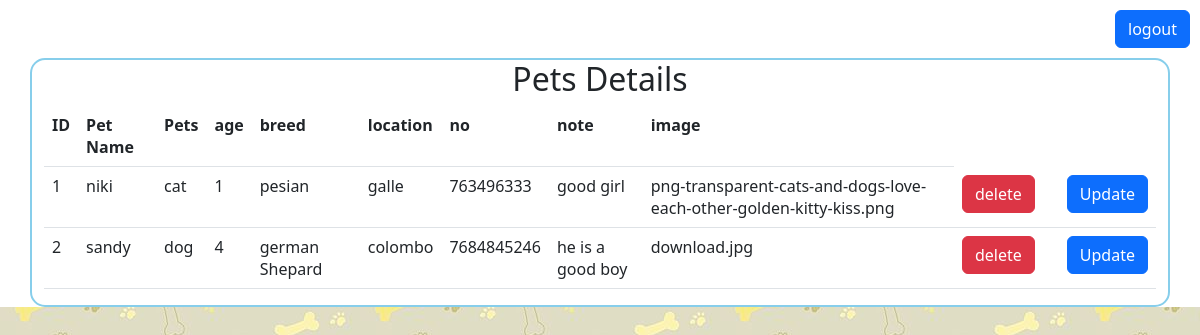
The page /user_dashboard.php on the database its author committed.
### tables this page shows
CREATE TABLE `shelter_form` (
  `petname` varchar(80) NOT NULL,
  `age` int NOT NULL,
  `pets` varchar(10) NOT NULL,
  `breed` varchar(80) NOT NULL,
  `location` varchar(50) NOT NULL,
  `no` bigint DEFAULT NULL,
  `note` text,
  `image` varchar(250) NOT NULL,
  `id` int NOT NULL AUTO_INCREMENT,
  PRIMARY KEY (`id`)
);

### user_dashboard.php (the view, shortened to what this page needs)
<?php
include "connect.php";
$sql = "SELECT * FROM shelter_form ";
$result = mysqli_query($conn,$sql);
?>
<html>
	<head>
		<link rel="stylesheet" href="https://cdn.jsdelivr.net/npm/bootstrap@5.2.0-beta1/dist/css/bootstrap.min.css">
	</head>
	<body>
		<div class="backimg">
		<div style="display:table;float: right; margin:10px;">
			<button class="btn btn-primary" onclick="window.location.href = 'logout.php';">logout</button>
		</div>
		<div class="container" style="border: 2px solid skyblue; display: table;margin-top: 40px;clear: both; border-radius: 15px;">
		<center><h2>Pets Details</h2></center>
				<table class="table table-hover">
					<head>
						<tr>
							<th>ID</th>
							<th>Pet Name</th>
							<th>Pets</th>
							<th>age</th>
							<th>breed</th>
							<th>location</th>
							<th>no</th>
							<th>note</th>
							<th>image</th>
						</tr>
					<tbody>
							<?php
								if(mysqli_num_rows($result)>0){
									while($row = mysqli_fetch_assoc($result)){
							?>
							<tr>
								<td><?php echo $row['id']; ?></td>
								<td><?php echo $row['petname']; ?></td>
								<td><?php echo $row['pets']; ?></td>
								<td><?php echo $row['age']; ?></td>
								<td><?php echo $row['breed']; ?></td>
								<td><?php echo $row['location']; ?></td>
								<td><?php echo $row['no']; ?></td>
								<td><?php echo $row['note']; ?></td>
								<td><?php echo $row['image']; ?></td>
								<td><a class="btn btn-danger" href="user/deleteuser.php?id=<?php echo $row['id'];?>">delete</a><td>
										<td><a class="btn btn-primary" href="user/update_shelter.php?id=<?php echo $row["id"]; ?>">Update</a></td>
										</tr>
									<?php
								}
								}
									?>
									</tbody>
										</table>
									</div>
								</div>
				</body>
	</html>

### user_dashboard.php (style rules this page uses)
body { background-image: url('14.jpg'); }
.backimg { background-color: white; }

### rows shown on the page
shelter_form: id "1", petname "niki", pets "cat", age "1", breed "pesian", location "galle", no "763496333", note "good girl", image "png-transparent-cats-and-dogs-love-each-other-golden-kitty-kiss.png"
shelter_form: id "2", petname "sandy", pets "dog", age "4", breed "german Shepard", location "colombo", no "7684845246", note "he is a good boy", image "download.jpg"
